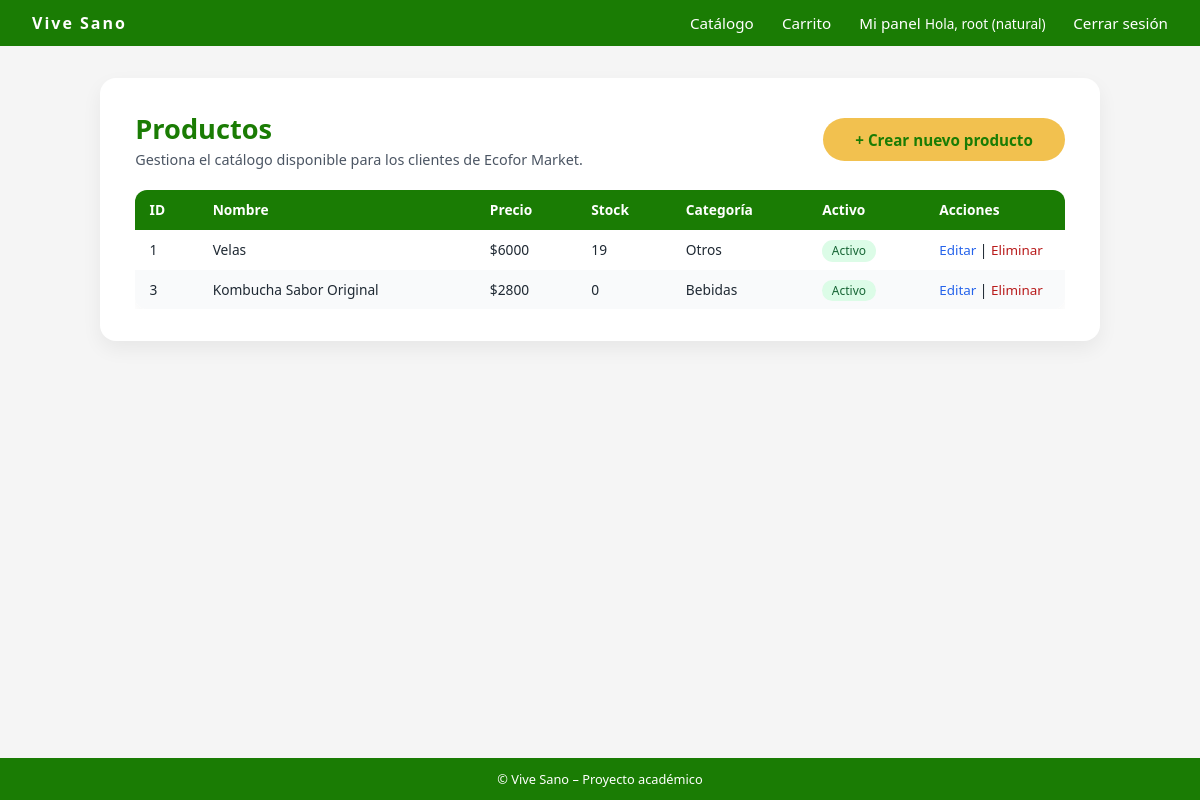
The page /productos/admin-lista/ (signed in) on the database its author committed.
### usuarios/models.py (models this page shows, shortened)
class Usuario(AbstractUser):
    TIPO_CLIENTE = [
        ("natural", "Persona Natural"),
        ("empresa", "Empresa"),
        ("admin", "Administrador"),
        ("atencion_cliente", "Atención al Cliente"),  # 👈 Cambiar de "soporte" a "atencion_cliente"
    ]
    rut = models.CharField(max_length=12, unique=True, blank=True, null=True)
    tipo_cliente = models.CharField(
        max_length=20,
        choices=TIPO_CLIENTE,
        default="natural"
    )

### productos/models.py (models this page shows, shortened)
class Producto(models.Model):
    CATEGORIAS = [
        ("organicos", "Orgánicos"),
        ("harinas", "Harinas"),
        ("sin gluten", "Sin Gluten"),
        ("s/lacteos", "Sin Lácteos"),
        ("bebidas", "Bebidas"),
        ("snacks", "Snacks"),
        ("suplementos", "Suplementos"),
        ("otros", "Otros"),
    ]
    nombre = models.CharField(max_length=100)
    descripcion = models.TextField(blank=True)
    precio = models.DecimalField(max_digits=10, decimal_places=2)
    stock = models.PositiveIntegerField(default=0)
    categoria = models.CharField(max_length=20, choices=CATEGORIAS, default="otros")
    activo = models.BooleanField(default=True)
    imagen = models.ImageField(
        upload_to="productos/",
        blank=True,
        null=True,
    )
    creado = models.DateTimeField(auto_now_add=True)
    actualizado = models.DateTimeField(auto_now=True)

### usuarios/decoradores.py (the view)
        def _wrapped_view(request, *args, **kwargs):
            user = request.user
            if not user.is_authenticated:
                return redirect("login")
            if user.is_superuser:
                return view_func(request, *args, **kwargs)
            if user.tipo_cliente not in roles_permitidos:
                raise PermissionDenied
            return view_func(request, *args, **kwargs)

### productos/views.py (called while the page is built)
@admin_required
def listar_productos(request):
    productos = Producto.objects.all()
    return render(request, "productos/listar.html", {"productos": productos})

### usuarios/decoradores.py (called while the page is built)
def rol_requerido(roles_permitidos):
    def decorator(view_func):
        def _wrapped_view(request, *args, **kwargs):
            user = request.user
            if not user.is_authenticated:
                return redirect("login")
            if user.is_superuser:
                return view_func(request, *args, **kwargs)
            if user.tipo_cliente not in roles_permitidos:
                raise PermissionDenied
            return view_func(request, *args, **kwargs)
        return _wrapped_view
    return decorator

### productos/templates/productos/listar.html (shortened to what this page needs)
{% extends 'core/base.html' %}
{% block content %}
<div class="admin-page-container">
  <div class="admin-card">
    <div class="admin-header">
      <div>
        <h1 class="admin-title">Productos</h1>
        <p class="admin-subtitle">
          Gestiona el catálogo disponible para los clientes de Ecofor Market.
        </p>
      </div>
      <div>
        <a href="{% url 'crear_producto' %}" class="btn btn-primary">
          + Crear nuevo producto
        </a>
      </div>
    </div>
    {% if productos %}
      <div class="admin-table-wrapper">
        <table class="admin-table">
          <thead>
            <tr>
              <th>ID</th>
              <th>Nombre</th>
              <th>Precio</th>
              <th>Stock</th>
              <th>Categoría</th>
              <th>Activo</th>
              <th style="width:140px;">Acciones</th>
            </tr>
          </thead>
          <tbody>
            {% for p in productos %}
            <tr>
              <td>{{ p.id }}</td>
              <td>{{ p.nombre }}</td>
              <td>${{ p.precio|floatformat:0 }}</td>
              <td>{{ p.stock }}</td>
              <td>{{ p.get_categoria_display }}</td>
              <td>
                {% if p.activo %}
                  <span class="badge-status badge-ok">Activo</span>
                {% else %}
                  <span class="badge-status badge-off">Inactivo</span>
                {% endif %}
              </td>
              <td>
                <a href="{% url 'editar_producto' p.id %}" class="admin-link">
                  Editar
                </a>
                |
                <a href="{% url 'eliminar_producto' p.id %}" class="admin-link admin-link-danger">
                  Eliminar
                </a>
              </td>
            </tr>
            {% endfor %}
          </tbody>
        </table>
      </div>
    {% else %}
      <p>No hay productos registrados.</p>
    {% endif %}
  </div>
</div>
{% endblock %}

### core/templates/core/base.html (shortened to what this page needs)
{% load static %}
<!DOCTYPE html>
<html>
<head>
    <link rel="stylesheet" href="{% static 'core/css/styles.css' %}">
</head>
<body>
<div class="site-wrapper">
    <header>
        <nav class="navbar">
            <div class="navbar-logo">
                Vive Sano
            </div>
            <div class="navbar-nav">
                <a href="{% url 'catalogo_productos' %}">Catálogo</a>
                {% if user.is_authenticated %}
                    <a href="{% url 'ver_carrito' %}">Carrito</a>
                    <a href="{% url 'dashboard' %}">Mi panel</a>
                    <span class="navbar-user">
                        Hola, {{ user.username }} ({{ user.tipo_cliente }})
                    </span>
                    <a href="{% url 'logout' %}">Cerrar sesión</a>
                {% else %}
                    <a href="{% url 'login' %}">Iniciar sesión</a>
                    <a href="{% url 'registrar' %}">Crear cuenta</a>
                {% endif %}
            </div>
        </nav>
    </header>
    <main>
        {% block content %}{% endblock %}
    </main>
    <footer class="footer">
        © {{ now|date:"Y" }} Vive Sano – Proyecto académico
    </footer>
</div>
</body>
</html>

### core/static/core/css/styles.css (style rules this page uses)
* { margin: 0; padding: 0; box-sizing: border-box; }
body { font-family: system-ui, -apple-system, BlinkMacSystemFont, "Segoe UI", sans-serif; background-color: #f5f5f5; color: #1f2933; }
.site-wrapper { min-height: 100vh; display: flex; flex-direction: column; }
main { flex: 1; }
.navbar { background-color:hsl(109, 94%, 25%); color: #ffffff; padding: 0.75rem 2rem; display: flex; align-items: center; justify-content: space-between; }
.navbar-logo { font-weight: 700; letter-spacing: 2px; }
.navbar-nav a { color: #ffffff; text-decoration: none; margin-left: 1.5rem; font-size: 0.95rem; }
.navbar-user { font-size: 0.85rem; }
.btn { display: inline-block; padding: 0.6rem 1.4rem; border-radius: 999px; border: none; cursor: pointer; font-size: 0.95rem; font-weight: 600; text-decoration: none; text-align: center; }
.btn-primary { background-color: #f2c14f; color:hsl(109, 94%, 25%); }
.footer { background-color: hsl(109, 94%, 25%); color: #ffffff; text-align: center; padding: 0.75rem; font-size: 0.8rem; }
.btn-primary { padding: 0.7rem 2rem; background: #f2c14f; border-radius: 50px; text-decoration: none; font-weight: bold; color: hsl(109, 94%, 25%); transition: 0.2s; }
.admin-page-container { display: flex; justify-content: center; padding: 2rem 1rem; }
.admin-card { width: 100%; max-width: 1000px; background-color: #ffffff; border-radius: 16px; padding: 2rem 2.2rem; box-shadow: 0 8px 20px rgba(0,0,0,0.06); }
.admin-header { display: flex; justify-content: space-between; align-items: center; gap: 1rem; margin-bottom: 1.3rem; }
.admin-title { font-size: 1.7rem; color: hsl(109, 94%, 25%); }
.admin-subtitle { font-size: 0.9rem; color: #4b5563; margin-top: 0.2rem; }
.admin-table-wrapper { overflow-x: auto; margin-top: 0.8rem; }
.admin-table { width: 100%; border-collapse: collapse; border-radius: 12px; overflow: hidden; background-color: #ffffff; box-shadow: 0 4px 12px rgba(0,0,0,0.04); }
.admin-table th, .admin-table td { padding: 0.65rem 0.9rem; font-size: 0.86rem; text-align: left; }
.admin-table thead tr { background-color: hsl(109, 94%, 25%); color: #ffffff; }
.admin-table tbody tr:nth-child(even) { background-color: #f9fafb; }
.badge-status { padding: 0.15rem 0.6rem; border-radius: 999px; font-size: 0.75rem; }
.badge-ok { background-color: #dcfce7; color: #166534; }
.admin-link { font-size: 0.84rem; color: #2563eb; text-decoration: none; }
.admin-link-danger { color: #b91c1c; }
.admin-title { font-size: 1.7rem; color: hsl(109, 94%, 25%); margin: 0; }

### rows shown on the page
Usuario: username "root", tipo_cliente "natural"
Producto: id "1", nombre "Velas", precio "6000", stock "19", categoria "Otros", activo "Activo"
Producto: id "3", nombre "Kombucha Sabor Original", precio "2800", stock "0", categoria "Bebidas", activo "Activo"
